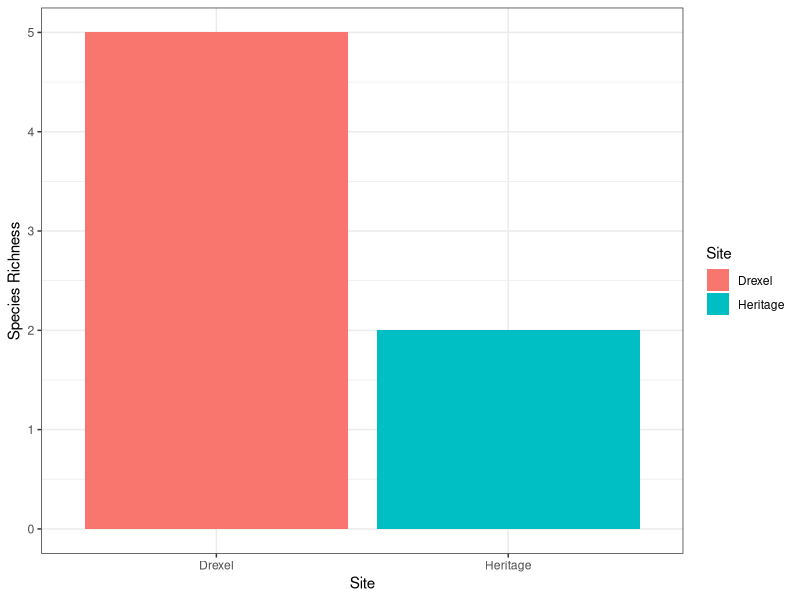

Write R code to recreate this figure.
# Species Richness
# EGO EKB
# Feb 2023

# Data and Packages
library(tidyverse)

capture <- read_csv("data/capture_raw.csv")

# Calculate Species Richness

# removed unclear species
sp_richness <- capture %>% 
  filter(Species != "SIOC?", Species != "DIME?", Species != "DI")

# Overall Species Richness

# create list of species overall
overall_sp_list <- sp_richness %>% 
  distinct(Species)
# count species overall
overall_sp_count <- count(overall_sp_list)

# Site-Specific Species Richness

# create list of species found per site
site_sp_list <- sp_richness %>% 
  group_by(Site) %>% 
  distinct(Species) 
# count number of species per site
site_sp_count <- site_sp_list %>% 
  group_by(Site) %>% 
  summarise(n_species = n())

# Plot Site-Specific Richness

ggplot(site_sp_count, aes(x = Site, y = n_species, fill = Site)) +
  geom_col() +
  ylab("Species Richness") +
  theme_bw()
